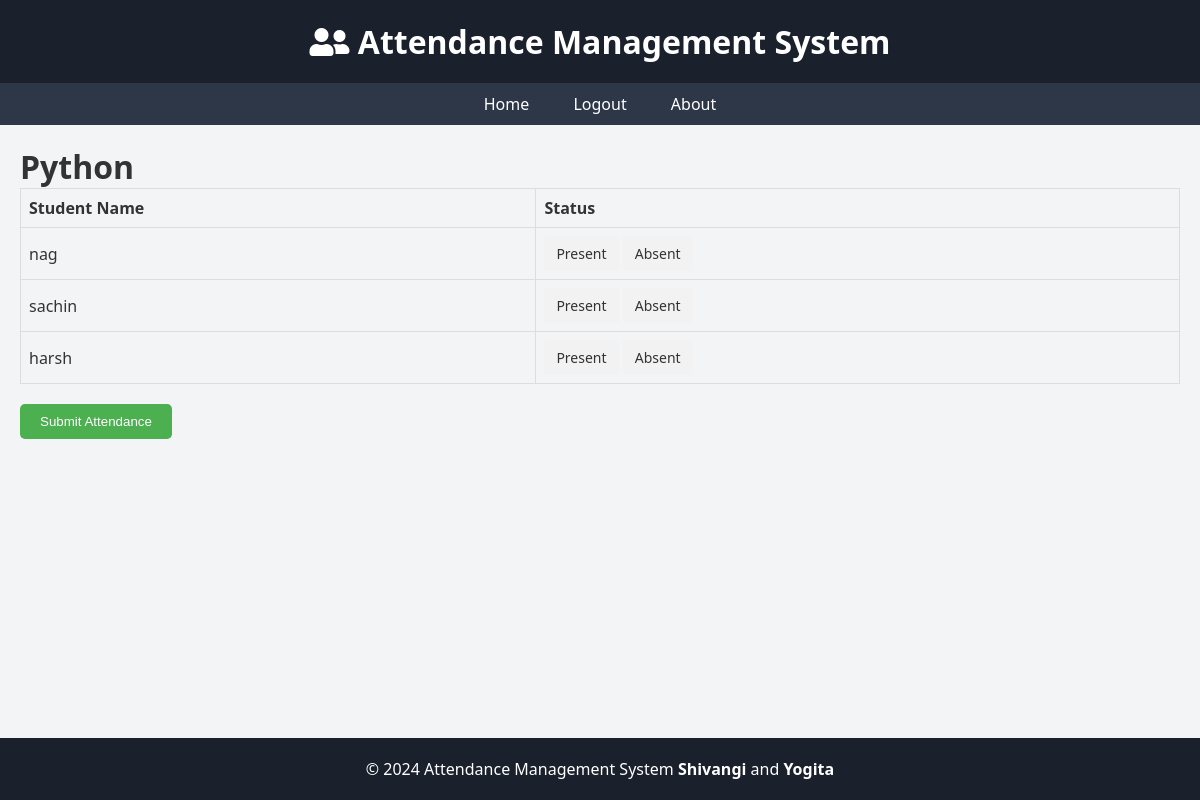
/subject/1/ (signed in), run on the app's committed database.
### StudentManagementSystem/models.py (models this page shows, shortened)
class Subject(models.Model):
    subject_id = models.CharField(max_length=10, unique=True)
    subject_name = models.CharField(max_length=100)

class Student(models.Model):
    roll_no = models.CharField(max_length=10, unique=True)
    name = models.CharField(max_length=100)
    section = models.ForeignKey(Class, on_delete=models.CASCADE)

### StudentManagementSystem/views.py (the view, shortened to what this page needs)
# urls.py: path('subject/<int:subject_id>/', subject_details, name='subject_details'),  # Add this line
@login_required
def subject_details(request, subject_id):
    subject = get_object_or_404(Subject, id=subject_id)
    students = Student.objects.filter(section__subjects=subject)
    existing_attendance = Attendance.objects.filter(subject=subject, date=timezone.now().date()).exists()
    return render(request, 'subject_details.html', {'subject': subject, 'students': students, 'attendance_saved': existing_attendance})

### templates/subject_details.html (shortened to what this page needs)
{% extends 'base.html' %}
{% block content %}
    <h1>{{ subject.subject_name }}</h1>
    <form method="post" class="attendance-form">
        <table class="attendance-table">
            <thead>
                <tr>
                    <th>Student Name</th>
                    <th>Status</th>
                </tr>
            </thead>
            <tbody>
                {% for student in students %}
                    <tr>
                        <td>{{ student.name }}</td>
                        <td>
                            <label for="present_{{ student.id }}">Present</label>
                            <label for="absent_{{ student.id }}">Absent</label>
                        </td>
                    </tr>
                {% endfor %}
            </tbody>
        </table>
        <button type="submit" class="submit-btn">Submit Attendance</button>
    </form>
{% endblock %}

### templates/base.html (style rules this page uses)
* { box-sizing: border-box; margin: 0; padding: 0; }
body { font-family: 'Segoe UI', sans-serif; background-color: #f3f4f6; color: #333; min-height: 100vh; display: flex; flex-direction: column; }

### templates/subject_details.html (style rules this page uses)
.attendance-table { width: 100%; border-collapse: collapse; margin-bottom: 20px; }
.attendance-table th, .attendance-table td { border: 1px solid #ddd; padding: 8px; text-align: left; }
.attendance-form .submit-btn { background-color: #4CAF50; color: white; padding: 10px 20px; border: none; cursor: pointer; border-radius: 5px; }
.attendance-form input[type="radio"] + label { display: inline-block; background-color: #f2f2f2; padding: 8px 12px; font-size: 14px; cursor: pointer; border-radius: 3px; }

### data on the page
Subject: subject_name "Python"
Student: name "nag"
Student: name "sachin"
Student: name "harsh"
